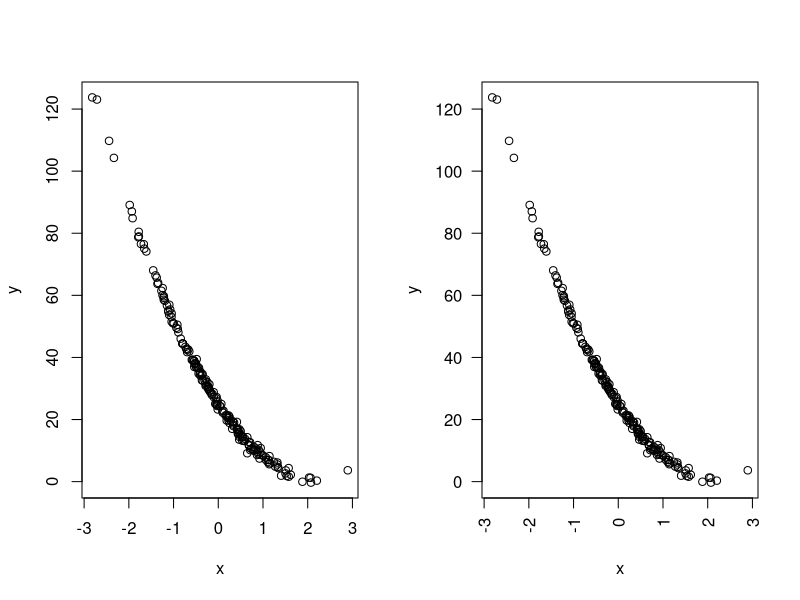

Reproduce this figure in R.
##########################################################################################################################################

#(주의) ->  순차적으로 코드를 실행하는 것을 권함!

#에러 발생 시 github Finance/R-Finance-Programming 경로에 issue를 남기면 확인

##########################################################################################################################################



### par함수

# par 함수를 이용하면 그리기 관련 모수(plotting parameter)를 설정을 할 수 있음.
# par 함수를 실행한 뒤의 그래프부터 적용.

# par 함수의 인수 중 축눈금, 축라벨 등과 관련된 인수 확인.


##########################################################################################################################################

### las 인수.

# las는 축눈금 라벨(tick-marks labels)의 방향을 지정.
# 기본값은 0이고 축에 평행한 방향을 의미.
# 항상 수평방향은 1, 축에 수직방향은 2, 항상 수직방향은 3.



par("las")

x<-rnorm(200)
y<-25-22*x+5*x^2+rnorm(200)
par(mfrow=c(1,2))
plot(x,y)
par(las=2)
plot(x,y)



graphics.off()                    # 그래프 지워주는 함수.


############################################################결과값(print)#################################################################

# 그래프 찍어보기.


##########################################################################################################################################
